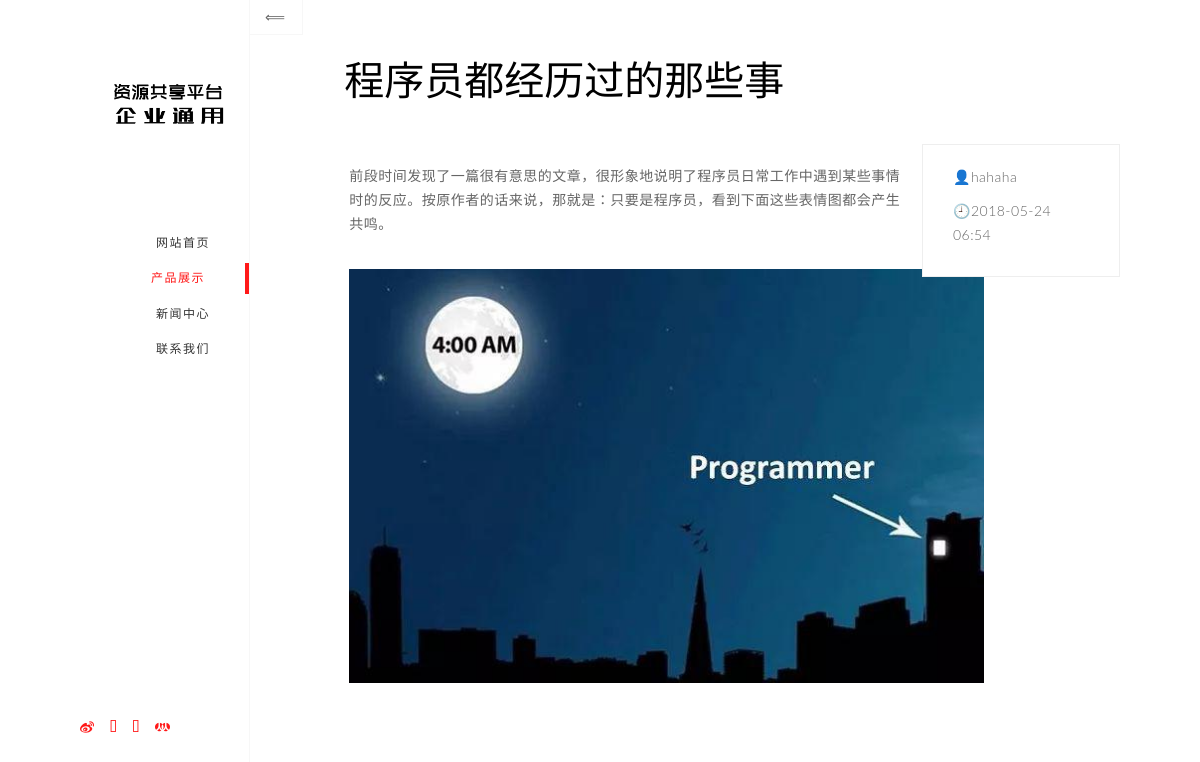
The app's page /index.php/products/info?id=56 with its own data.
### tables this page shows
CREATE TABLE `p_products` (
  `id` int(11) NOT NULL,
  `title` varchar(200) NOT NULL COMMENT '标题',
  `createtime` int(11) NOT NULL DEFAULT '0' COMMENT '创建时间',
  `updatetime` int(11) NOT NULL DEFAULT '0' COMMENT '更新时间',
  `content` text NOT NULL COMMENT '内容',
  `author` varchar(50) NOT NULL COMMENT '作者'
);

CREATE TABLE `p_products_imgs` (
  `id` int(11) NOT NULL,
  `pid` int(11) NOT NULL DEFAULT '0' COMMENT '父id',
  `imgname` varchar(100) NOT NULL COMMENT '图片名称'
);

### xiweb/home/controllers/Products.php (called while the page is built, shortened)
<?php
class Products extends MY_Controller {
    public function __construct() {
        $this->load->model('Products_model', '', true);
    }
    public function info()
    {
        $aGet=$this->input->get();
        $aData=array();
        $aImgs=array();
        $this->Products_model->getData($aGet, $aData, $aImgs);
        $data['aData']=$aData;
        $data['aImgs']=$aImgs;
        $this->load->view('products/products_info', $data);
    }
}

### index.php (called while the page is built, shortened)
<?php
require_once BASEPATH.'core/CodeIgniter.php';

### xisys/core/Controller.php (called while the page is built, shortened)
<?php
class CI_Controller {
	private static $instance;
	public function __construct()
	{
		self::$instance =& $this;
	}
	public static function &get_instance()
	{
		return self::$instance;
	}
}

### xisys/core/Model.php (called while the page is built, shortened)
<?php
class CI_Model {
	public function __get($key)
	{
		return get_instance()->$key;
	}
}

### xiweb/home/models/Products_model.php (called while the page is built, shortened)
<?php
class Products_model extends CI_Model {
    public function getData($aGet, &$aData, &$aImgs){
        $sDataSql = "SELECT id,title,createtime,content,author "
                . "FROM `p_products` WHERE id=".$aGet['id'];
        $sDataQuery = $this->db->query($sDataSql);
        $aData = $sDataQuery->row_array();
        $aData['ymd'] = date('Ymd', $aData['createtime']);
        $aData['datetime'] = date('Y-m-d H:i', $aData['createtime']);
        $sImgsSql = "SELECT imgname FROM `p_products_imgs` WHERE pid=".$aGet['id'];
        $sImgsQuery = $this->db->query($sImgsSql);
        $aImgs = $sImgsQuery->result_array();
    }
}

### xisys/database/DB_driver.php (called while the page is built, shortened)
<?php
abstract class CI_DB_driver {
	public $dbdriver		= 'mysqli';
	public $char_set		= 'utf8';
	public $pconnect		= FALSE;
	public $db_debug		= FALSE;
	public $save_queries		= TRUE;
	protected $_trans_depth		= 0;
	public function initialize()
	{
		$this->conn_id = $this->db_connect($this->pconnect);
		return $this->db_set_charset($this->char_set);
	}
	public function db_set_charset($charset)
	{
		return TRUE;
	}
	public function query($sql, $binds = FALSE, $return_object = NULL)
	{
		if ($sql === '')
		{
			log_message('error', 'Invalid query: '.$sql);
			return ($this->db_debug) ? $this->display_error('db_invalid_query') : FALSE;
		}
		elseif ( ! is_bool($return_object))
		{
			$return_object = ! $this->is_write_type($sql);
		}
		$time_start = microtime(TRUE);
		if (FALSE === ($this->result_id = $this->simple_query($sql)))
		{
			if ($this->save_queries === TRUE)
			{
				$this->query_times[] = 0;
			}
			if ($this->_trans_depth !== 0)
			{
				$this->_trans_status = FALSE;
			}
			$error = $this->error();
			log_message('error', 'Query error: '.$error['message'].' - Invalid query: '.$sql);
			if ($this->db_debug)
			{
				while ($this->_trans_depth !== 0)
				{
					$trans_depth = $this->_trans_depth;
					$this->trans_complete();
					if ($trans_depth === $this->_trans_depth)
					{
						log_message('error', 'Database: Failure during an automated transaction commit/rollback!');
						break;
					}
				}
				return $this->display_error(array('Error Number: '.$error['code'], $error['message'], $sql));
			}
			return FALSE;
		}
		$time_end = microtime(TRUE);
		$RES		= new $driver($this);
		return $RES;
	}
	public function load_rdriver()
	{
		$driver = 'CI_DB_'.$this->dbdriver.'_result';
		if ( ! class_exists($driver, FALSE))
		{
			require_once(BASEPATH.'database/DB_result.php');
		}
		return $driver;
	}
	public function simple_query($sql)
	{
		return $this->_execute($sql);
	}
	public function is_write_type($sql)
	{
		return (bool) preg_match('/^\s*"?(SET|INSERT|UPDATE|DELETE|REPLACE|CREATE|DROP|TRUNCATE|LOAD|COPY|ALTER|RENAME|GRANT|REVOKE|LOCK|UNLOCK|REINDEX)\s/i', $sql);
	}
}

### xisys/database/drivers/mysqli/mysqli_driver.php (called while the page is built, shortened)
<?php
class CI_DB_mysqli_driver extends CI_DB {
	public $compress = FALSE;
	public $stricton;
	public function db_connect($persistent = FALSE)
	{
		if ($this->hostname[0] === '/')
		{
			$hostname = NULL;
			$port = NULL;
			$socket = $this->hostname;
		}
		else
		{
			$hostname = ($persistent === TRUE)
				? 'p:'.$this->hostname : $this->hostname;
			$port = empty($this->port) ? NULL : $this->port;
			$socket = NULL;
		}
		$client_flags = ($this->compress === TRUE) ? MYSQLI_CLIENT_COMPRESS : 0;
		$this->_mysqli = mysqli_init();
		$this->_mysqli->options(MYSQLI_OPT_CONNECT_TIMEOUT, 10);
		if (isset($this->stricton))
		{
			if ($this->stricton)
			{
				$this->_mysqli->options(MYSQLI_INIT_COMMAND, 'SET SESSION sql_mode = CONCAT(@@sql_mode, ",", "STRICT_ALL_TABLES")');
			}
			else
			{
				$this->_mysqli->options(MYSQLI_INIT_COMMAND,
					'SET SESSION sql_mode =
					REPLACE(REPLACE(REPLACE(REPLACE(REPLACE(REPLACE(
					@@sql_mode,
					"STRICT_ALL_TABLES,", ""),
					",STRICT_ALL_TABLES", ""),
					"STRICT_ALL_TABLES", ""),
					"STRICT_TRANS_TABLES,", ""),
					",STRICT_TRANS_TABLES", ""),
					"STRICT_TRANS_TABLES", "")'
				);
			}
		}
		if ($this->_mysqli->real_connect($hostname, $this->username, $this->password, $this->database, $port, $socket, $client_flags))
		{
			return $this->_mysqli;
		}
		return FALSE;
	}
	protected function _execute($sql)
	{
		return $this->conn_id->query($this->_prep_query($sql));
	}
	protected function _prep_query($sql)
	{
		return $sql;
	}
}

### xisys/database/DB_result.php (called while the page is built, shortened)
<?php
class CI_DB_result {
	public $result_array			= array();
	public $current_row			= 0;
	public function __construct(&$driver_object)
	{
		$this->result_id = $driver_object->result_id;
	}
	public function result_array()
	{
		while ($row = $this->_fetch_assoc())
		{
			$this->result_array[] = $row;
		}
		return $this->result_array;
	}
	public function row_array($n = 0)
	{
		$result = $this->result_array();
		return $result[$this->current_row];
	}
}

### xisys/database/drivers/mysqli/mysqli_result.php (called while the page is built, shortened)
<?php
class CI_DB_mysqli_result extends CI_DB_result {
	protected function _fetch_assoc()
	{
		return $this->result_id->fetch_assoc();
	}
}

### xiweb/home/views/products/products_info.php (the view, shortened to what this page needs)
<section id="page-ajax" class=" section-current">
    <a href="javascript:history.back(-1);" class="page-sublink btn btn-default btn-prev page-link">
        <i class="fa fa-long-arrow-left"></i></a>
    <div class="content">
    <div class="container-fluid">
    <div class="row">
        <div class="col-lg-10 col-lg-offset-1">
            <div class="space40"></div>
            <div class="page-header">
                <h3><span class="color-black"><?php echo $aData['title']; ?></span></h3>
            </div>
            <div class="space20"></div>
            <div class="row">
                <div class="col-sm-9 no-padding" style="padding:20px;">
                    <?php echo $aData['content']; ?><br />
                    <?php if(!empty($aImgs)){ ?>
                    <?php foreach($aImgs as $k => $v){ ?>
                        <img src="/data/upload/products/<?php echo $aData['ymd']; ?>/<?php echo $v['imgname']; ?>" style="width: 635px;" />
                    <?php } ?>
                    <?php } ?>
                </div>
                <div class="col-sm-3 col-box bg-white">
                    <p><i class="fa fa-fw fa-user color-default"></i><?php echo $aData['author']; ?></p>
                    <p><i class="fa fa-fw fa-calendar color-default"></i><?php echo $aData['datetime']; ?></p>
                </div>
            </div>
        </div>
    </div>
    </div>
    <div class="space30"></div>
    </div>
</section>

### data/css/style-red.css (style rules this page uses)
html, body { width: 100%; height: 100%; }
body { font-family: 'Lato', sans-serif; font-weight: 400; line-height: 1.7; }
p { letter-spacing: 0.5px; font-size: 14px; line-height: 1.7; color: #666; font-weight: 300; }
a { color: #666; font-size: 14px; font-weight: 300; -webkit-transition: all 0.4s; -moz-transition: all 0.4s; -o-transition: all 0.4s; transition: all 0.4s; }
h1, h2, h3, h4, h5, h6, a, small { font-family: 'Oswald', serif; }
h3 { font-size: 40px; font-weight: 300; }
.color-black { color: #000000; }
.color-default { color: #ff1919; }
.bg-white { background: #fff; }
.col-box { padding: 20px 30px; border: 1px solid #eee; margin-left: -1px; margin-bottom: -1px; }
.no-padding { padding: 0; }
.page-wrapper section { position: absolute; z-index: -1; top: 0; left: 0; bottom: 0; right: 0; -webkit-backface-visibility: hidden; -moz-backface-visibility: hidden; backface-visibility: hidden; visibility: hidden; -webkit-transform: translate3d(0, 0, 0); -moz-transform: translate3d(0, 0, 0); -o-transform: translate3d(0, 0, 0); transform: translate3d(0, 0, 0); -webkit-transform: preserve-3d; -moz-transform: preserve-3d; -o-transform: preserve-3d; transform: preserve-3d; background: #fff; overflow: hidden; }
.page-wrapper section.section-current { visibility: visible; z-index: 1; }
.page-wrapper section .content { position: relative; width: 100%; min-height: 100%; height: 100%; overflow: hidden; overflow-y: scroll; -webkit-overflow-scrolling: touch; }
.page-wrapper section .btn-prev { position: fixed; z-index: 999; top: -1px; left: -1px; margin: 0; }
.page-header { padding: 0px; margin: 0; margin-bottom: 20px; border: 0; color: #ff1919; text-transform: uppercase; }
.page-header h1, .page-header h2, .page-header h3 { margin-bottom: 10px; }
.btn { background: #fff; color: #666666; border: 1px solid #f7f7f7; -webkit-transition: all 0.8s ease 0s; -moz-transition: all 0.8s ease 0s; -o-transition: all 0.8s ease 0s; transition: all 0.8s ease 0s; border-radius: 0; padding: 10px 15px; margin: 10px 1px; cursor: pointer; font-family: 'Oswald', serif; text-transform: uppercase; font-weight: 300; text-decoration: none; letter-spacing: 1.5px; }
.space20 { height: 20px; }
.space30 { height: 30px; }
.space40 { height: 40px; }

### records on screen
p_products: title "程序员都经历过的那些事", content "前段时间发现了一篇很有意思的文章，很形象地说明了程序员日常工作中遇到某些事情时的反应。按原作者的话来说，那就是：只要是程序员，看到下面这些表情图都会产生共鸣。", author "hahaha"
p_products_imgs: imgname (picture)

### other values on screen
$aData['datetime'] "2018-05-24 06:54"
